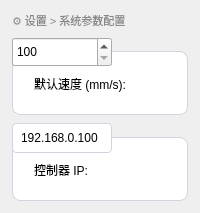
         <widget class="QWidget" name="pageSettings">
          <layout class="QVBoxLayout" name="pageSettingsLayout">
           <property name="spacing">
            <number>8</number>
           </property>
           <property name="margin" stdset="0">
            <number>12</number>
           </property>
           <item>
            <widget class="QLabel" name="breadcrumbSettings">
             <property name="styleSheet">
              <string>color:#888;font-size:11px;border:none;background:transparent;font-weight:normal;</string>
             </property>
             <property name="text">
              <string>⚙ 设置 &gt; 系统参数配置</string>
             </property>
            </widget>
           </item>
           <item>
            <widget class="QGroupBox" name="settingsMotion">
             <property name="styleSheet">
              <string>QGroupBox{background:#ffffff;border:1px solid #d0d5dd;border-radius:8px;margin-top:14px;padding:14px 12px 12px 12px;font-weight:bold;font-size:13px;color:#1a1a2e;}
QGroupBox::title{subcontrol-origin:margin;left:14px;padding:0 8px;}</string>
             </property>
             <property name="title">
              <string>运动参数</string>
             </property>
             <layout class="QFormLayout" name="settingsMotionLayout">
              <property name="horizontalSpacing">
               <number>6</number>
              </property>
              <property name="verticalSpacing">
               <number>6</number>
              </property>
              <item row="0" column="0">
               <widget class="QLabel" name="label_104">
                <property name="text">
                 <string>默认速度 (mm/s):</string>
                </property>
               </widget>
              </item>
             </layout>
             <widget class="QSpinBox" name="spinDefaultSpeed">
              <property name="geometry">
               <rect>
                <x>0</x>
                <y>0</y>
                <width>100</width>
                <height>30</height>
               </rect>
              </property>
              <property name="minimum">
               <number>1</number>
              </property>
              <property name="maximum">
               <number>500</number>
              </property>
              <property name="value">
               <number>25</number>
              </property>
             </widget>
             <widget class="QLabel" name="label_105">
              <property name="geometry">
               <rect>
                <x>0</x>
                <y>0</y>
                <width>100</width>
                <height>30</height>
               </rect>
              </property>
              <property name="text">
               <string>加速度 (mm/s²):</string>
              </property>
             </widget>
             <widget class="QSpinBox" name="spinDefaultAccel">
              <property name="geometry">
               <rect>
                <x>0</x>
                <y>0</y>
                <width>100</width>
                <height>30</height>
               </rect>
              </property>
              <property name="minimum">
               <number>1</number>
              </property>
              <property name="maximum">
               <number>1000</number>
              </property>
              <property name="value">
               <number>50</number>
              </property>
             </widget>
             <widget class="QLabel" name="label_106">
              <property name="geometry">
               <rect>
                <x>0</x>
                <y>0</y>
                <width>100</width>
                <height>30</height>
               </rect>
              </property>
              <property name="text">
               <string>运动超时 (ms):</string>
              </property>
             </widget>
             <widget class="QSpinBox" name="spinDefaultTimeout">
              <property name="geometry">
               <rect>
                <x>0</x>
                <y>0</y>
                <width>100</width>
                <height>30</height>
               </rect>
              </property>
              <property name="minimum">
               <number>100</number>
              </property>
              <property name="maximum">
               <number>60000</number>
              </property>
              <property name="singleStep">
               <number>100</number>
              </property>
              <property name="value">
               <number>100</number>
              </property>
             </widget>
            </widget>
           </item>
           <item>
            <widget class="QGroupBox" name="settingsNetwork">
             <property name="styleSheet">
              <string>QGroupBox{background:#ffffff;border:1px solid #d0d5dd;border-radius:8px;margin-top:14px;padding:14px 12px 12px 12px;font-weight:bold;font-size:13px;color:#1a1a2e;}
QGroupBox::title{subcontrol-origin:margin;left:14px;padding:0 8px;}</string>
             </property>
             <property name="title">
              <string>网络配置</string>
             </property>
             <layout class="QFormLayout" name="settingsNetworkLayout">
              <property name="horizontalSpacing">
               <number>6</number>
              </property>
              <property name="verticalSpacing">
               <number>6</number>
              </property>
              <item row="0" column="0">
               <widget class="QLabel" name="label_107">
                <property name="text">
                 <string>控制器 IP:</string>
                </property>
               </widget>
              </item>
             </layout>
             <widget class="QLineEdit" name="editControllerIP">
              <property name="geometry">
               <rect>
                <x>0</x>
                <y>0</y>
                <width>100</width>
                <height>30</height>
               </rect>
              </property>
              <property name="styleSheet">
               <string>QLineEdit{padding:4px 6px;border:1px solid #d0d5dd;border-radius:4px;}</string>
              </property>
              <property name="text">
               <string>192.168.0.100</string>
              </property>
             </widget>
            </widget>
           </item>
           <item>
            <spacer name="settingsSpacer">
             <property name="orientation">
              <enum>Qt::Orientation::Vertical</enum>
             </property>
             <property name="sizeHint" stdset="0">
              <size>
               <width>0</width>
               <height>0</height>
              </size>
             </property>
            </spacer>
           </item>
          </layout>
         </widget>
